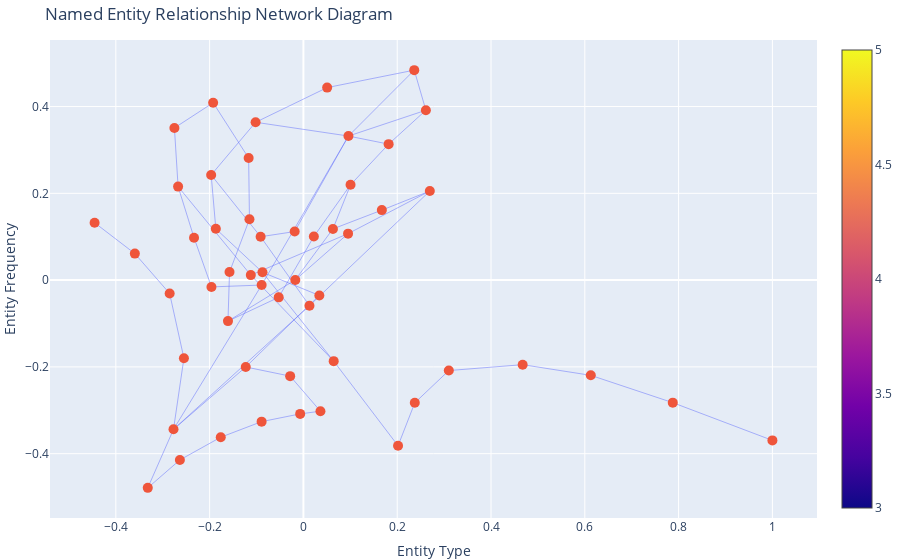

Notebook source saved alongside this figure:
### Code cell
import nltk
import networkx as nx
import plotly.graph_objs as go
from nltk.tokenize import word_tokenize, sent_tokenize
from nltk import ne_chunk

# Read text from a file
with open('chat.txt', 'r') as file:
    text = file.read()

# Tokenize the text into sentences and words
sentences = sent_tokenize(text)
words = [word_tokenize(sentence) for sentence in sentences]

# Perform Named Entity Recognition (NER) using NLTK's ne_chunk
ner_tagged_sentences = [ne_chunk(nltk.pos_tag(sentence)) for sentence in words]
print(ner_tagged_sentences)
# Initialize a directed graph
G = nx.DiGraph()

# Extract Named Entities and their labels, and add nodes and edges to the graph
for sentence in ner_tagged_sentences:
    for subtree in sentence:
        if isinstance(subtree, nltk.Tree):
            entity = " ".join([token for token, tag in subtree.leaves()])
            label = subtree.label()
            G.add_node(entity, label=label)
            if len(G.nodes()) > 1:
                G.add_edge(list(G.nodes())[-2], entity)

# Create an interactive network diagram using Plotly
pos = nx.spring_layout(G, seed=42)

edge_trace = go.Scatter(
    x=[],
    y=[],
    line=dict(width=0.5),
    hoverinfo='none',
    mode='lines'
)

for edge in G.edges():
    x0, y0 = pos[edge[0]]
    x1, y1 = pos[edge[1]]
    edge_trace['x'] += tuple([x0, x1, None])
    edge_trace['y'] += tuple([y0, y1, None])

node_trace = go.Scatter(
    x=[],
    y=[],
    text=[],
    mode='markers',
    hoverinfo='text',
    marker=dict(
        showscale=True,
        size=10,
    )
)

for node in G.nodes():
    x, y = pos[node]
    node_trace['x'] += tuple([x])
    node_trace['y'] += tuple([y])
    node_trace['text'] += tuple([f'Entity: {node}<br>Label: {G.nodes[node]["label"]}'])

layout = go.Layout(
    title="Named Entity Relationship Network Diagram",
    xaxis=dict(title="Entity Type"),
    yaxis=dict(title="Entity Frequency"),
    showlegend=False,
    hovermode='closest',
    margin=dict(b=0, l=0, r=0, t=40),  # Adjust the top margin for the title
)

fig = go.Figure(data=[edge_trace, node_trace], layout=layout)

fig.show()

### Figure 1 — Plotly figure (JSON) as saved in the notebook; plotly's stock layout.template omitted (floating-point values rounded to 4 significant figures; data arrays with more than 128 entries replaced by an {"elided": "..."} marker saying what was removed)
{"data": [{"hoverinfo": "none", "line": {"width": 0.5}, "mode": "lines", "type": "scatter", "x": {"elided": "195 float values"}, "y": {"elided": "195 float values"}}, {"hoverinfo": "text", "marker": {"showscale": true, "size": 10}, "mode": "markers", "text": ["Entity: Labor Displacement<br>Label: PERSON", "Entity: Skill Shift<br>Label: PERSON", "Entity: Industry Transformation<br>Label: ORGANIZATION", "Entity: Economic Growth<br>Label: ORGANIZATION", "Entity: Education<br>Label: GPE", "Entity: Training<br>Label: ORGANIZATION", "Entity: Policy<br>Label: PERSON", "Entity: Job<br>Label: ORGANIZATION", "Entity: New Jobs<br>Label: GPE", "Entity: Shift<br>Label: GPE", "Entity: Skill<br>Label: GPE", "Entity: Income<br>Label: GPE", "Entity: Inequality<br>Label: ORGANIZATION", "Entity: Mitigate Job<br>Label: ORGANIZATION", "Entity: Support<br>Label: GPE", "Entity: Transition Assistance<br>Label: ORGANIZATION", "Entity: Promote<br>Label: PERSON", "Entity: STEM<br>Label: ORGANIZATION", "Entity: Science<br>Label: GPE", "Entity: Technology<br>Label: GPE", "Entity: Engineering<br>Label: GPE", "Entity: Mathematics<br>Label: GPE", "Entity: Develop<br>Label: PERSON", "Entity: Safety Nets<br>Label: PERSON", "Entity: Collaboration<br>Label: GPE", "Entity: Industry<br>Label: GPE", "Entity: Encourage<br>Label: GPE", "Entity: Entrepreneurship<br>Label: PERSON", "Entity: Labor<br>Label: ORGANIZATION", "Entity: Tax<br>Label: GPE", "Entity: Incentives<br>Label: ORGANIZATION", "Entity: Ethical<br>Label: GPE", "Entity: AI<br>Label: ORGANIZATION", "Entity: Automation<br>Label: ORGANIZATION", "Entity: Emphasize Digital Literacy<br>Label: PERSON", "Entity: Digital<br>Label: ORGANIZATION", "Entity: Integrate<br>Label: ORGANIZATION", "Entity: Offer Coding<br>Label: PERSON", "Entity: Computer Science<br>Label: ORGANIZATION", "Entity: Soft<br>Label: PERSON", "Entity: Lifelong<br>Label: GPE", "Entity: Offer<br>Label: GPE", "Entity: Customized<br>Label: PERSON", "Entity: Incorporate<br>Label: GPE", "Entity: Partnerships<br>Label: ORGANIZATION", "Entity: Skills<br>Label: ORGANIZATION", "Entity: Responsible<br>Label: ORGANIZATION", "Entity: Displaced Workers<br>Label: ORGANIZATION", "Entity: Provide<br>Label: GPE", "Entity: Accessibility<br>Label: GPE", "Entity: Inclusivity<br>Label: GPE", "Entity: Assessment<br>Label: ORGANIZATION", "Entity: Feedback<br>Label: PERSON"], "type": "scatter", "x": [-0.4452, -0.3594, -0.2852, -0.2548, -0.277, -0.3319, -0.2634, -0.1762, -0.08914, -0.006917, 0.03631, -0.02826, -0.123, 0.03394, -0.08729, -0.1867, -0.1967, -0.1019, 0.05062, 0.2363, 0.2611, 0.1817, 0.1005, 0.0223, -0.05269, -0.1608, -0.1575, -0.115, -0.1168, -0.1925, -0.2751, -0.2672, -0.2332, -0.1961, -0.08904, 0.09606, -0.01861, -0.09124, 0.01291, 0.2695, 0.1673, 0.0629, -0.01731, 0.09521, -0.1122, 0.06456, 0.2018, 0.2375, 0.3101, 0.4675, 0.6127, 0.7876, 1.0], "y": [0.1322, 0.06112, -0.03084, -0.18, -0.3439, -0.4788, -0.4144, -0.3621, -0.3262, -0.3083, -0.3021, -0.2213, -0.2002, -0.03531, 0.01798, 0.1183, 0.2423, 0.3638, 0.4437, 0.4839, 0.3915, 0.3134, 0.2198, 0.1006, -0.03969, -0.09447, 0.01854, 0.1403, 0.2813, 0.4088, 0.3507, 0.2155, 0.09768, -0.01569, -0.01138, 0.332, 0.1119, 0.09999, -0.05892, 0.2053, 0.1614, 0.118, 0.0004481, 0.1071, 0.01157, -0.1867, -0.3818, -0.2828, -0.2084, -0.1949, -0.2194, -0.2824, -0.3694]}], "layout": {"hovermode": "closest", "margin": {"b": 0, "l": 0, "r": 0, "t": 40}, "showlegend": false, "title": {"text": "Named Entity Relationship Network Diagram"}, "xaxis": {"title": {"text": "Entity Type"}}, "yaxis": {"title": {"text": "Entity Frequency"}}}}
